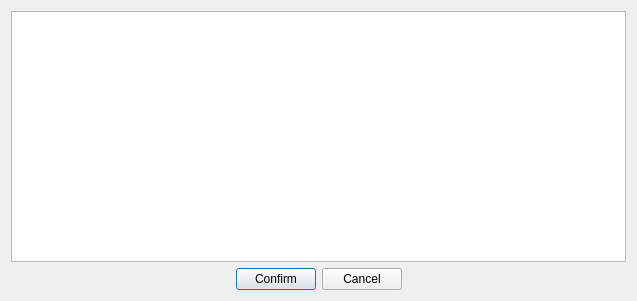
<?xml version="1.0" encoding="UTF-8"?>
<ui version="4.0">
 <class>ChannelExpressionDialog</class>
 <widget class="QDialog" name="ChannelExpressionDialog">
  <property name="geometry">
   <rect>
    <x>0</x>
    <y>0</y>
    <width>637</width>
    <height>301</height>
   </rect>
  </property>
  <property name="windowTitle">
   <string>Dialog</string>
  </property>
  <layout class="QVBoxLayout" name="verticalLayout">
   <item>
    <widget class="QTextEdit" name="m_textEditExression"/>
   </item>
   <item>
    <layout class="QHBoxLayout" name="horizontalLayout">
     <item>
      <spacer name="horizontalSpacer">
       <property name="orientation">
        <enum>Qt::Horizontal</enum>
       </property>
       <property name="sizeHint" stdset="0">
        <size>
         <width>40</width>
         <height>20</height>
        </size>
       </property>
      </spacer>
     </item>
     <item>
      <widget class="QPushButton" name="m_ok">
       <property name="enabled">
        <bool>true</bool>
       </property>
       <property name="text">
        <string>Confirm</string>
       </property>
      </widget>
     </item>
     <item>
      <widget class="QPushButton" name="m_cancel">
       <property name="text">
        <string>Cancel</string>
       </property>
      </widget>
     </item>
     <item>
      <spacer name="horizontalSpacer_2">
       <property name="orientation">
        <enum>Qt::Horizontal</enum>
       </property>
       <property name="sizeHint" stdset="0">
        <size>
         <width>40</width>
         <height>20</height>
        </size>
       </property>
      </spacer>
     </item>
    </layout>
   </item>
  </layout>
 </widget>
 <resources>
  <include location="../../../../Resource/App.qrc"/>
 </resources>
 <connections>
  <connection>
   <sender>m_cancel</sender>
   <signal>clicked()</signal>
   <receiver>ChannelExpressionDialog</receiver>
   <slot>reject()</slot>
   <hints>
    <hint type="sourcelabel">
     <x>358</x>
     <y>276</y>
    </hint>
    <hint type="destinationlabel">
     <x>455</x>
     <y>300</y>
    </hint>
   </hints>
  </connection>
  <connection>
   <sender>m_ok</sender>
   <signal>clicked()</signal>
   <receiver>ChannelExpressionDialog</receiver>
   <slot>accept()</slot>
   <hints>
    <hint type="sourcelabel">
     <x>276</x>
     <y>283</y>
    </hint>
    <hint type="destinationlabel">
     <x>205</x>
     <y>283</y>
    </hint>
   </hints>
  </connection>
 </connections>
</ui>
